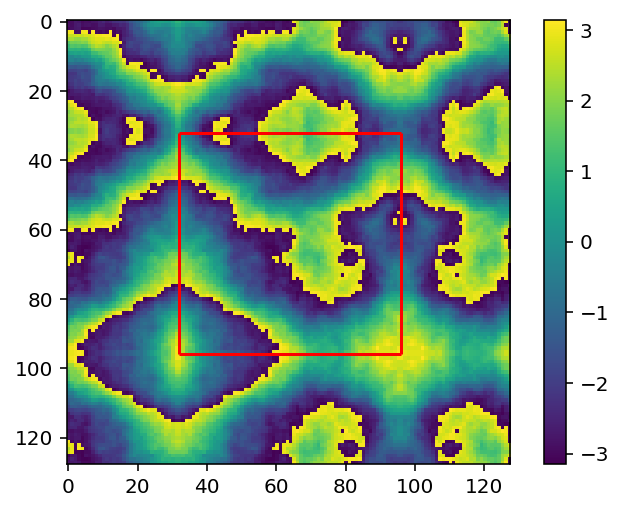

Python code for this plot:
# -*- coding: utf-8 -*-
"""
Created on Tue Feb  4 16:43:35 2025

@author: gqmc62
"""

import matplotlib.pyplot as plt
import numpy as np
from aotools.turbulence.infinitephasescreen import PhaseScreenKolmogorov


N = 128
pixel_scale = 0.05/16
r0 = 0.05
L0 = 20

PS = PhaseScreenKolmogorov(N, pixel_scale, r0, L0)

for i in np.arange(N):
    PS.add_row()
screen = PS.scrn
screen -= screen.mean()
screen = np.angle(np.exp(1j*screen))

temp = screen[N//4:3*N//4,N//4:3*N//4]

screen1 = np.zeros_like(screen)
screen1[N//4:3*N//4,N//4:3*N//4] = temp
screen2 = np.pad(temp,(N//4,N//4),mode='symmetric')
screen3 = np.pad(temp,(N//4,N//4),mode='wrap')


plt.imshow(screen)
plt.colorbar()
plt.hlines([N//4,3*N//4],xmin=N//4,xmax=3*N//4,color='r')
plt.vlines([N//4,3*N//4],ymin=N//4,ymax=3*N//4,color='r')
plt.show()

plt.imshow(screen1)
plt.colorbar()
plt.hlines([N//4,3*N//4],xmin=N//4,xmax=3*N//4,color='r')
plt.vlines([N//4,3*N//4],ymin=N//4,ymax=3*N//4,color='r')
plt.show()

plt.imshow(screen2)
plt.colorbar()
plt.hlines([N//4,3*N//4],xmin=N//4,xmax=3*N//4,color='r')
plt.vlines([N//4,3*N//4],ymin=N//4,ymax=3*N//4,color='r')
plt.show()

plt.imshow(screen3)
plt.colorbar()
plt.hlines([N//4,3*N//4],xmin=N//4,xmax=3*N//4,color='r')
plt.vlines([N//4,3*N//4],ymin=N//4,ymax=3*N//4,color='r')
plt.show()
